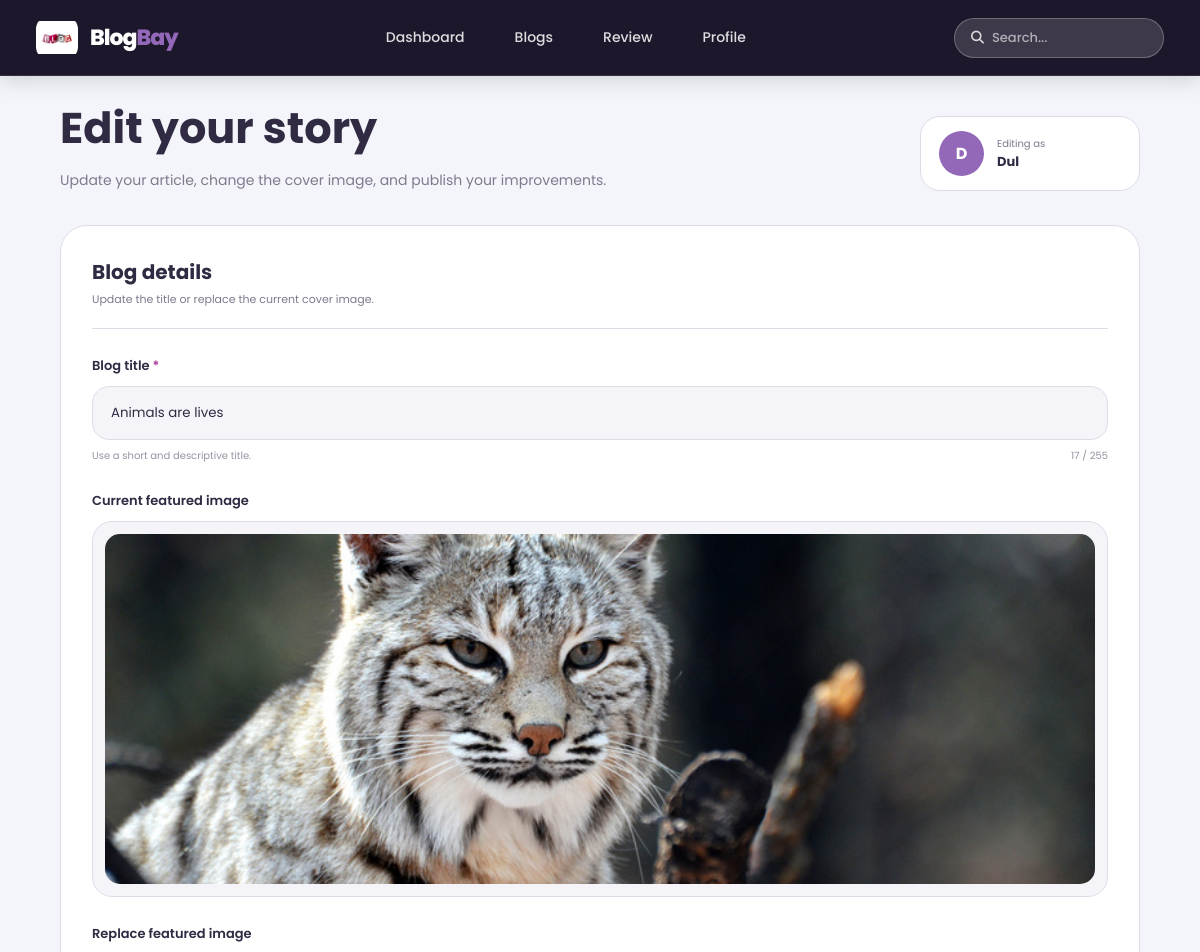
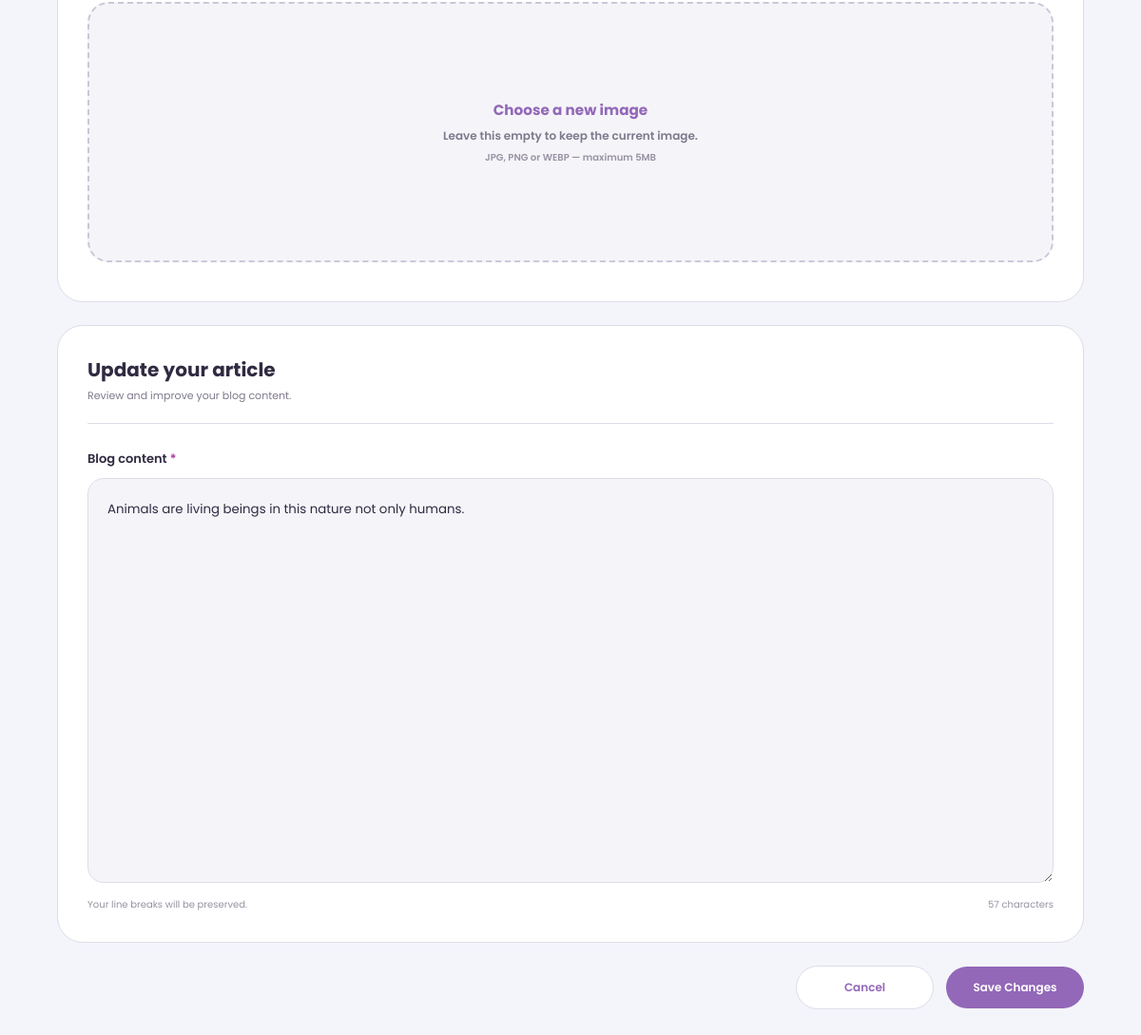
/edit_blog.php?id=4 (signed in), run on the app's committed database (2 pictures, top to bottom).
### tables this page shows
CREATE TABLE `blogpost` (
  `id` int(11) NOT NULL,
  `user_id` int(11) DEFAULT NULL,
  `title` varchar(255) DEFAULT NULL,
  `content` text DEFAULT NULL,
  `created_at` timestamp NOT NULL DEFAULT current_timestamp(),
  `updated_at` timestamp NOT NULL DEFAULT current_timestamp() ON UPDATE current_timestamp(),
  `image` varchar(255) DEFAULT NULL
);

### edit_blog.php (the view, shortened to what this page needs)
<?php
include "config.php";
include "site_config.php";
$blogID = (int) $_GET['id'];
$userID = $_SESSION['user_id'];
$sql = "SELECT * FROM blogpost
        WHERE id = $blogID
        AND user_id = $userID";
$result = mysqli_query($conn, $sql);
$blog = mysqli_fetch_assoc($result);
?>
<!DOCTYPE html>
<html lang="en">
<head>
<link rel="stylesheet" href="css/edit_blog.css?v=31">
<link rel="stylesheet"
href="https://cdnjs.cloudflare.com/ajax/libs/font-awesome/6.7.2/css/all.min.css">
</head>
<body>
<header class="hero-navbar">
    <div class="hero-navbar-inner">
        <a href="dashboard.php" class="hero-brand">
            <img src="images/logo.png" alt="Logo">
            <?php echo renderSiteName(); ?>
        </a>
        <nav class="hero-nav-links">
            <a href="dashboard.php" class="hero-nav-item">Dashboard</a>
            <a href="dashboard.php#blogGrid" class="hero-nav-item">Blogs</a>
            <a href="reviews.php" class="hero-nav-item">Review</a>
            <a href="profile.php" class="hero-nav-item">Profile</a>
        </nav>
        <div class="hero-search-box" style="position: relative; display: flex; align-items: center; background: rgba(255, 255, 255, 0.15) !important; border: 1px solid rgba(255, 255, 255, 0.25) !important; border-radius: 999px !important; padding: 6px 16px !important; width: 210px !important;">
            <i class="fa-solid fa-magnifying-glass" style="color: rgba(255, 255, 255, 0.8) !important; margin-right: 8px !important; font-size: 13px !important;"></i>
            <input id="blogSearch" type="text" placeholder="Search..." style="background: transparent !important; border: none !important; outline: none !important; color: #ffffff !important; font-size: 13px !important; width: 100% !important; box-shadow: none !important; padding: 0 !important; margin: 0 !important; height: auto !important;" onkeydown="if(event.key==='Enter'){ window.location.href='dashboard.php?search='+encodeURIComponent(this.value); }">
        </div>
    </div>
</header>
<main class="page-wrapper">
    <section class="editor-header">
        <div>
            <h1>Edit your story</h1>
            <p class="subtitle">
                Update your article, change the cover image, and publish your improvements.
            </p>
        </div>
        <div class="author-card">
            <?php echo renderUserAvatar($_SESSION['username'], $_SESSION['profile_pic'] ?? null, 'author-avatar'); ?>
            <div>
                <span>Editing as</span>
                <strong>
                    <?php
                    echo htmlspecialchars(
                        $_SESSION['username']
                    );
                    ?>
                </strong>
            </div>
        </div>
    </section>
    <form
        method="POST"
        enctype="multipart/form-data"
        class="editor-form">
        <section class="editor-card">
            <div class="section-heading">
                <div>
                    <h2>Blog details</h2>
                    <p>Update the title or replace the current cover image.</p>
                </div>
            </div>
            <div class="form-group">
                <label for="title">
                    Blog title
                    <span>*</span>
                </label>
                <input
                    id="title"
                    type="text"
                    name="title"
                    maxlength="255"
                    value="<?php
                    echo htmlspecialchars($blog['title']);
                    ?>"
                    required
                >
                <div class="field-info">
                    <span>Use a short and descriptive title.</span>
                    <span id="titleCount">0 / 255</span>
                </div>
            </div>
            <div class="form-group">
                <label>
                    Current featured image
                </label>
                <?php if(!empty($blog['image'])) { ?>
                    <div class="current-image-wrapper">
                        <img
                            src="uploads/<?php
                            echo htmlspecialchars(
                                $blog['image']
                            );
                            ?>"
                            alt="Current featured image"
                            class="current-image"
                        >
                    </div>
                <?php } else { ?>
                    <div class="no-image">
                        No featured image is currently assigned.
                    </div>
                <?php } ?>
            </div>
            <div class="form-group">
                <label>
                    Replace featured image
                </label>
                <label for="image" class="upload-box">
                    <div id="uploadPrompt" class="upload-prompt">
                        <h3>Choose a new image</h3>
                        <p>
                            Leave this empty to keep the current image.
                        </p>
                        <small>
                            JPG, PNG or WEBP — maximum 5MB
                        </small>
                    </div>
                </label>
            </div>
        </section>
        <section class="editor-card">
            <div class="section-heading">
                <div>
                    <h2>Update your article</h2>
                    <p>Review and improve your blog content.</p>
                </div>
            </div>
            <div class="form-group">
                <label for="content">
                    Blog content
                    <span>*</span>
                </label>
                <textarea
                    id="content"
                    name="content"
                    rows="16"
                    required
                ><?php
                echo htmlspecialchars($blog['content']);
                ?></textarea>
                <div class="field-info">
                    <span>Your line breaks will be preserved.</span>
                    <span id="contentCount">0 characters</span>
                </div>
            </div>
        </section>
        <div class="form-actions">
            <a
                href="view_blog.php?id=<?php echo $blogID; ?>"
                class="cancel-btn">
                Cancel
            </a>
            <button
                type="submit"
                name="update"
                class="update-btn">
                Save Changes
            </button>
        </div>
    </form>
</main>
</body>
</html>

### data on the page
blogpost: title "Animals are lives", image (picture), content "Animals are living beings in this nature not only humans."

### other printed values
$letter "D"
$_SESSION['username'] "Dul"
